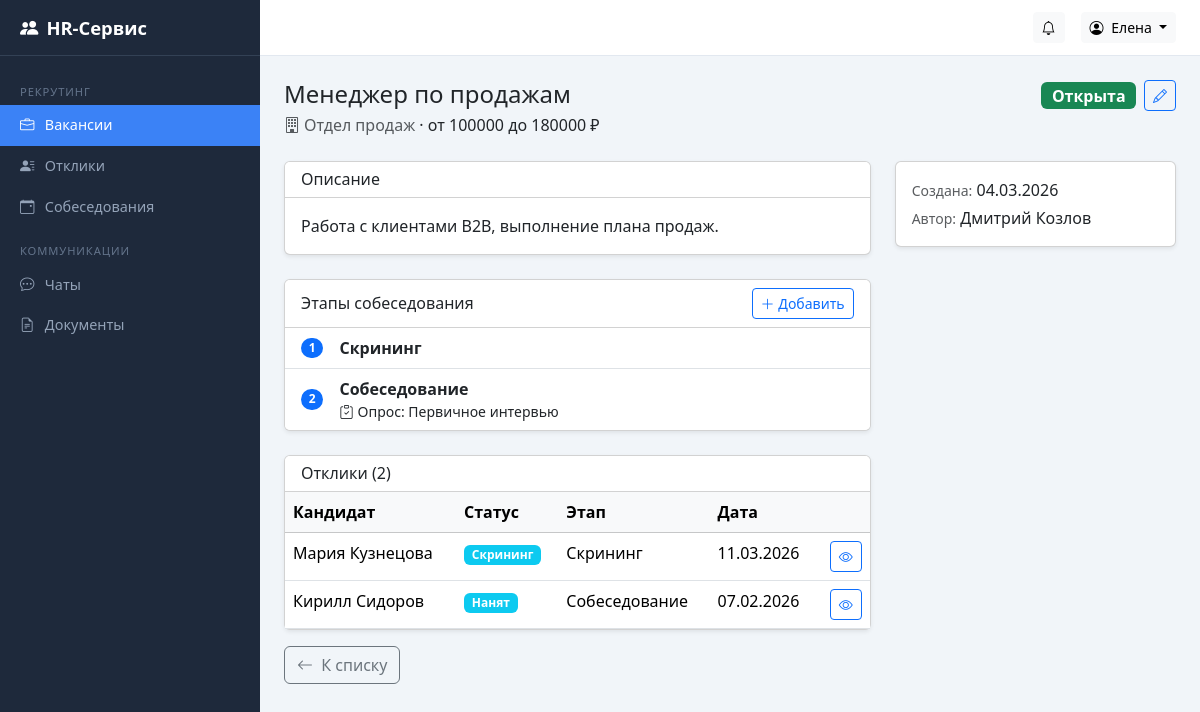
/vacancies/4/ (signed in), run on the app's committed database.
### accounts/models.py (models this page shows, shortened)
class User(AbstractUser):
    class Role(models.TextChoices):
        CANDIDATE = "candidate", "Кандидат"
        HR = "hr", "HR-специалист"
        DIRECTOR = "director", "Руководитель"
        ADMIN = "admin", "Администратор"
    role = models.CharField(
        "Роль", max_length=20, choices=Role.choices, default=Role.CANDIDATE
    )
    patronymic = models.CharField("Отчество", max_length=150, blank=True)
    phone = models.CharField("Телефон", max_length=20, blank=True)
    class Meta:
        verbose_name = "Пользователь"
        verbose_name_plural = "Пользователи"
    def __str__(self):
        return self.get_full_name() or self.username
    @property
    def is_candidate(self):
        return self.role == self.Role.CANDIDATE
    @property
    def is_admin_role(self):
        return self.role == self.Role.ADMIN
    @property
    def can_manage(self):
        return self.role in (self.Role.HR, self.Role.DIRECTOR, self.Role.ADMIN)
    @property
    def can_view_analytics(self):
        return self.role in (self.Role.DIRECTOR, self.Role.ADMIN)

### vacancies/models.py (models this page shows, shortened)
class Vacancy(models.Model):
    class Status(models.TextChoices):
        OPEN = "open", "Открыта"
        ON_HOLD = "on_hold", "Приостановлена"
        CLOSED = "closed", "Закрыта"
    title = models.CharField("Должность", max_length=255)
    description = models.TextField("Описание")
    department = models.CharField("Отдел", max_length=255)
    status = models.CharField(
        "Статус", max_length=20, choices=Status.choices, default=Status.OPEN
    )
    salary_from = models.PositiveIntegerField("Зарплата от", null=True, blank=True)
    salary_to = models.PositiveIntegerField("Зарплата до", null=True, blank=True)
    created_by = models.ForeignKey(
        settings.AUTH_USER_MODEL,
        on_delete=models.SET_NULL,
        null=True,
        verbose_name="Создал",
    )
    created_at = models.DateTimeField("Создана", auto_now_add=True)
    closed_at = models.DateTimeField("Закрыта", null=True, blank=True)
    class Meta:
        verbose_name = "Вакансия"
        verbose_name_plural = "Вакансии"
        ordering = ["-created_at"]

class InterviewStage(models.Model):
    vacancy = models.ForeignKey(
        Vacancy, on_delete=models.CASCADE, related_name="stages", verbose_name="Вакансия"
    )
    title = models.CharField("Название этапа", max_length=255)
    order = models.PositiveIntegerField("Порядок", default=0)
    description = models.TextField("Описание", blank=True)
    survey_template = models.ForeignKey(
        "chat.SurveyTemplate",
        on_delete=models.SET_NULL,
        null=True,
        blank=True,
        verbose_name="Шаблон опроса",
    )
    class Meta:
        verbose_name = "Этап собеседования"
        verbose_name_plural = "Этапы собеседований"
        ordering = ["order"]

class Application(models.Model):
    class Status(models.TextChoices):
        NEW = "new", "Новый"
        SCREENING = "screening", "Скрининг"
        INTERVIEW = "interview", "Собеседование"
        OFFER = "offer", "Оффер"
        HIRED = "hired", "Нанят"
        REJECTED = "rejected", "Отклонён"
    vacancy = models.ForeignKey(
        Vacancy, on_delete=models.CASCADE, related_name="applications", verbose_name="Вакансия"
    )
    candidate = models.ForeignKey(
        settings.AUTH_USER_MODEL,
        on_delete=models.CASCADE,
        related_name="applications",
        verbose_name="Кандидат",
    )
    status = models.CharField(
        "Статус", max_length=20, choices=Status.choices, default=Status.NEW
    )
    current_stage = models.ForeignKey(
        InterviewStage,
        on_delete=models.SET_NULL,
        null=True,
        blank=True,
        verbose_name="Текущий этап",
    )
    applied_at = models.DateTimeField("Дата отклика", auto_now_add=True)
    class Meta:
        verbose_name = "Отклик"
        verbose_name_plural = "Отклики"
        ordering = ["-applied_at"]
        unique_together = ("vacancy", "candidate")

### chat/models.py (models this page shows, shortened)
class SurveyTemplate(models.Model):
    title = models.CharField("Название", max_length=255)
    created_by = models.ForeignKey(
        settings.AUTH_USER_MODEL,
        on_delete=models.SET_NULL,
        null=True,
        verbose_name="Автор",
    )
    created_at = models.DateTimeField("Создан", auto_now_add=True)
    class Meta:
        verbose_name = "Шаблон опроса"
        verbose_name_plural = "Шаблоны опросов"

### vacancies/views.py (the view)
# urls.py: path("<int:pk>/", views.vacancy_detail, name="vacancy_detail"),
@login_required
def vacancy_detail(request, pk):
    vacancy = get_object_or_404(Vacancy, pk=pk)
    stages = vacancy.stages.all()
    user = request.user
    already_applied = False
    application = None
    if user.is_candidate:
        application = Application.objects.filter(vacancy=vacancy, candidate=user).first()
        already_applied = application is not None
    applications = None
    if user.can_manage:
        applications = vacancy.applications.select_related("candidate", "current_stage").all()
    return render(request, "vacancies/detail.html", {
        "vacancy": vacancy,
        "stages": stages,
        "already_applied": already_applied,
        "application": application,
        "applications": applications,
    })

### templates/vacancies/detail.html (shortened to what this page needs)
{% extends "base.html" %}
{% block content %}
<div class="d-flex justify-content-between align-items-start mb-4">
  <div>
    <h4 class="mb-1">{{ vacancy.title }}</h4>
    <span class="text-muted"><i class="bi bi-building me-1"></i>{{ vacancy.department }}</span>
    {% if vacancy.salary_from or vacancy.salary_to %}
      &middot;
      {% if vacancy.salary_from %}от {{ vacancy.salary_from|floatformat:0 }}{% endif %}
      {% if vacancy.salary_to %} до {{ vacancy.salary_to|floatformat:0 }}{% endif %} &#8381;
    {% endif %}
  </div>
  <div class="d-flex gap-2 align-items-center">
    {% if vacancy.status == "open" %}
      <span class="badge bg-success fs-6">Открыта</span>
    {% elif vacancy.status == "on_hold" %}
      <span class="badge bg-warning text-dark fs-6">Приостановлена</span>
    {% else %}
      <span class="badge bg-secondary fs-6">Закрыта</span>
    {% endif %}
    {% if user.can_manage %}
      <a href="{% url 'vacancies:vacancy_edit' vacancy.pk %}" class="btn btn-outline-primary btn-sm">
        <i class="bi bi-pencil"></i>
      </a>
    {% endif %}
  </div>
</div>
<div class="row g-4">
  <div class="col-lg-8">
    <div class="card shadow-sm mb-4">
      <div class="card-header bg-white"><h6 class="mb-0">Описание</h6></div>
      <div class="card-body">{{ vacancy.description|linebreaksbr }}</div>
    </div>
    <div class="card shadow-sm mb-4">
      <div class="card-header bg-white d-flex justify-content-between align-items-center">
        <h6 class="mb-0">Этапы собеседования</h6>
        {% if user.can_manage %}
          <a href="{% url 'vacancies:stage_add' vacancy.pk %}" class="btn btn-sm btn-outline-primary">
            <i class="bi bi-plus-lg"></i> Добавить
          </a>
        {% endif %}
      </div>
      <div class="list-group list-group-flush">
        {% for stage in stages %}
          <div class="list-group-item">
            <div class="d-flex align-items-center">
              <span class="badge bg-primary rounded-pill me-3">{{ stage.order }}</span>
              <div>
                <strong>{{ stage.title }}</strong>
                {% if stage.survey_template %}
                  <div class="small"><i class="bi bi-clipboard-check me-1"></i>Опрос: {{ stage.survey_template.title }}</div>
                {% endif %}
              </div>
            </div>
          </div>
        {% empty %}
          <div class="list-group-item text-muted">Этапы не заданы</div>
        {% endfor %}
      </div>
    </div>
    {% if applications %}
      <div class="card shadow-sm">
        <div class="card-header bg-white"><h6 class="mb-0">Отклики ({{ applications|length }})</h6></div>
        <div class="table-responsive">
          <table class="table table-hover mb-0">
            <thead class="table-light">
              <tr><th>Кандидат</th><th>Статус</th><th>Этап</th><th>Дата</th><th></th></tr>
            </thead>
            <tbody>
              {% for a in applications %}
                <tr>
                  <td>{{ a.candidate }}</td>
                  <td><span class="badge bg-info">{{ a.get_status_display }}</span></td>
                  <td>{{ a.current_stage.title|default:"—" }}</td>
                  <td>{{ a.applied_at|date:"d.m.Y" }}</td>
                  <td class="text-end">
                    <a href="{% url 'vacancies:application_detail' a.pk %}" class="btn btn-sm btn-outline-primary">
                      <i class="bi bi-eye"></i>
                    </a>
                  </td>
                </tr>
              {% endfor %}
            </tbody>
          </table>
        </div>
      </div>
    {% endif %}
  </div>
  <div class="col-lg-4">
    <div class="card shadow-sm">
      <div class="card-body">
        <p class="mb-1"><small class="text-muted">Создана:</small> {{ vacancy.created_at|date:"d.m.Y" }}</p>
        {% if vacancy.created_by %}<p class="mb-0"><small class="text-muted">Автор:</small> {{ vacancy.created_by }}</p>{% endif %}
      </div>
    </div>
  </div>
</div>
<div class="mt-3">
  <a href="{% url 'vacancies:vacancy_list' %}" class="btn btn-outline-secondary">
    <i class="bi bi-arrow-left me-1"></i> К списку
  </a>
</div>
{% endblock %}

### templates/base.html (shortened to what this page needs)
<!DOCTYPE html>
<html lang="ru">
<head>
  <link href="https://cdn.jsdelivr.net/npm/bootstrap@5.3.3/dist/css/bootstrap.min.css" rel="stylesheet">
  <link href="https://cdn.jsdelivr.net/npm/bootstrap-icons@1.11.3/font/bootstrap-icons.min.css" rel="stylesheet">
</head>
<body>
{% if user.is_authenticated %}
  <nav class="sidebar" id="sidebar">
    <div class="sidebar-brand">
      <i class="bi bi-people-fill me-2"></i> HR-Сервис
    </div>
    <div class="sidebar-nav">
      {% if user.can_manage %}
        <div class="nav-section">Рекрутинг</div>
        <a class="nav-link {% if request.resolver_match.app_name == 'vacancies' and 'application' not in request.resolver_match.url_name|default:'' and 'interview' not in request.resolver_match.url_name|default:'' %}active{% endif %}"
           href="{% url 'vacancies:vacancy_list' %}">
          <i class="bi bi-briefcase"></i> Вакансии
        </a>
        <a class="nav-link {% if request.resolver_match.url_name == 'application_list' %}active{% endif %}"
           href="{% url 'vacancies:application_list' %}">
          <i class="bi bi-person-lines-fill"></i> Отклики
        </a>
        <a class="nav-link {% if 'interview' in request.resolver_match.url_name|default:'' %}active{% endif %}"
           href="{% url 'vacancies:interview_list' %}">
          <i class="bi bi-calendar-event"></i> Собеседования
        </a>
        <div class="nav-section">Коммуникации</div>
        <a class="nav-link {% if request.resolver_match.app_name == 'chat' %}active{% endif %}"
           href="{% url 'chat:room_list' %}">
          <i class="bi bi-chat-dots"></i> Чаты
        </a>
        <a class="nav-link {% if request.resolver_match.app_name == 'documents' %}active{% endif %}"
           href="{% url 'documents:document_list' %}">
          <i class="bi bi-file-earmark-text"></i> Документы
        </a>
      {% endif %}
    </div>
  </nav>
  <div class="topbar">
    <div class="ms-auto d-flex align-items-center gap-3">
      {% if user.can_manage or user.is_candidate %}
      <a href="{% url 'vacancies:notification_list' %}" class="btn btn-light btn-sm position-relative">
        <i class="bi bi-bell"></i>
      </a>
      {% endif %}
      <div class="dropdown">
        <button class="btn btn-light btn-sm dropdown-toggle" data-bs-toggle="dropdown">
          <i class="bi bi-person-circle me-1"></i> {{ user.get_short_name|default:user.username }}
        </button>
      </div>
    </div>
  </div>
  <main class="main-content">
    {% block content %}{% endblock %}
  </main>
{% else %}
  {% block anonymous_content %}{% endblock %}
{% endif %}
</body>
</html>

### templates/base.html (style rules this page uses)
:root { --sidebar-width: 260px; --sidebar-bg: #1e293b; --sidebar-hover: #334155; --sidebar-active: #3b82f6; --topbar-height: 56px; }
body { background: #f1f5f9; }
.sidebar { position: fixed; top: 0; left: 0; bottom: 0; width: var(--sidebar-width); background: var(--sidebar-bg); color: #cbd5e1; overflow-y: auto; z-index: 1030; transition: transform .2s; }
.sidebar-brand { height: var(--topbar-height); display: flex; align-items: center; padding: 0 1.25rem; font-size: 1.15rem; font-weight: 600; color: #fff; border-bottom: 1px solid #334155; }
.sidebar-nav { padding: .75rem 0; }
.sidebar-nav .nav-link { color: #94a3b8; padding: .6rem 1.25rem; display: flex; align-items: center; gap: .65rem; font-size: .9rem; border-radius: 0; transition: background .15s, color .15s; }
.sidebar-nav .nav-link.active { background: var(--sidebar-active); color: #fff; }
.sidebar-nav .nav-section { padding: .5rem 1.25rem .25rem; font-size: .7rem; text-transform: uppercase; letter-spacing: .08em; color: #64748b; margin-top: .5rem; }
.topbar { position: fixed; top: 0; left: var(--sidebar-width); right: 0; height: var(--topbar-height); background: #fff; border-bottom: 1px solid #e2e8f0; display: flex; align-items: center; padding: 0 1.5rem; z-index: 1020; }
.main-content { margin-left: var(--sidebar-width); margin-top: var(--topbar-height); padding: 1.5rem; min-height: calc(100vh - var(--topbar-height)); }

### data on the page
User: get_short_name "Елена"
Vacancy: title "Менеджер по продажам", department "Отдел продаж", salary_from "100000", salary_to "180000", description "Работа с клиентами B2B, выполнение плана продаж.", created_at "04.03.2026", created_by "Дмитрий Козлов"
InterviewStage: order "1", title "Скрининг"
InterviewStage: order "2", title "Собеседование", survey_template "Первичное интервью"
Application: candidate "Мария Кузнецова", status "Скрининг", current_stage "Скрининг", applied_at "11.03.2026"
Application: candidate "Кирилл Сидоров", status "Нанят", current_stage "Собеседование", applied_at "07.02.2026"

### other printed values
{{ applications|length }} "2"
